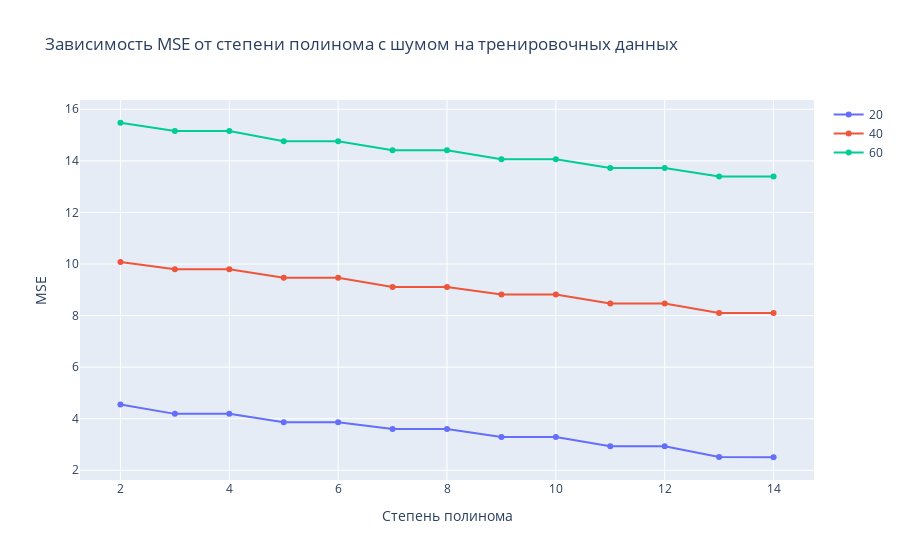

The notebook cell saved with this chart:
### Code cell
fig = go.Figure()
for i in mses.keys():
    fig.add_trace(go.Scatter(x=polynoms[i], y=mses[i], name=i))

fig.update_layout(
    title="Зависимость MSE от степени полинома c шумом на тренировочных данных",
)
fig.update_xaxes(title_text='Степень полинома')
fig.update_yaxes(title_text='MSE')

### Figure 1 — Plotly figure (JSON) as saved in the notebook; plotly's stock layout.template omitted (floating-point values rounded to 4 significant figures)
{"data": [{"name": "20", "type": "scatter", "x": [2, 3, 4, 5, 6, 7, 8, 9, 10, 11, 12, 13, 14], "y": [4.548, 4.188, 4.188, 3.866, 3.866, 3.598, 3.598, 3.295, 3.294, 2.933, 2.932, 2.512, 2.506]}, {"name": "40", "type": "scatter", "x": [2, 3, 4, 5, 6, 7, 8, 9, 10, 11, 12, 13, 14], "y": [10.08, 9.796, 9.796, 9.467, 9.464, 9.11, 9.109, 8.815, 8.815, 8.471, 8.471, 8.097, 8.096]}, {"name": "60", "type": "scatter", "x": [2, 3, 4, 5, 6, 7, 8, 9, 10, 11, 12, 13, 14], "y": [15.48, 15.16, 15.16, 14.76, 14.76, 14.41, 14.41, 14.06, 14.06, 13.73, 13.72, 13.4, 13.39]}], "layout": {"title": {"text": "Зависимость MSE от степени полинома c шумом на тренировочных данных"}, "xaxis": {"title": {"text": "Степень полинома"}}, "yaxis": {"title": {"text": "MSE"}}}}
